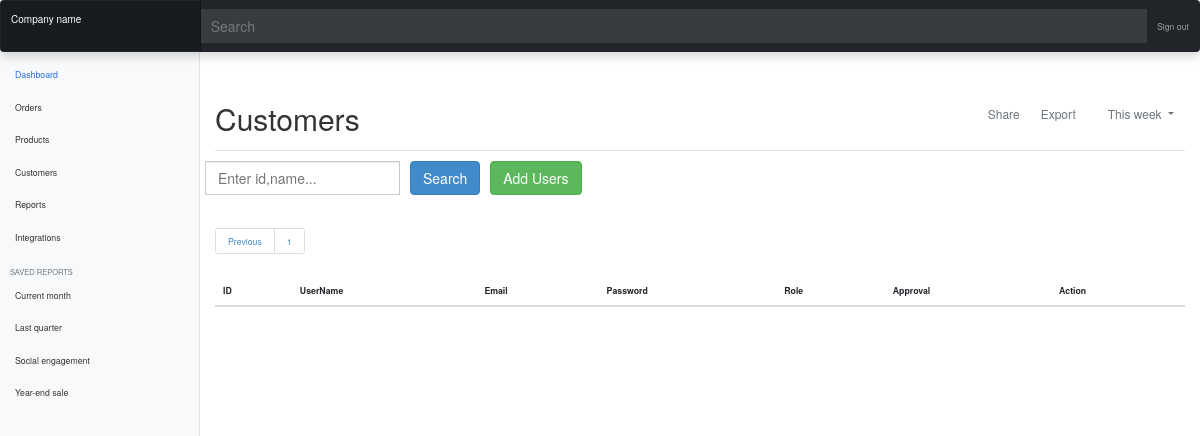
The app's page /customers.php?page=2, older data.
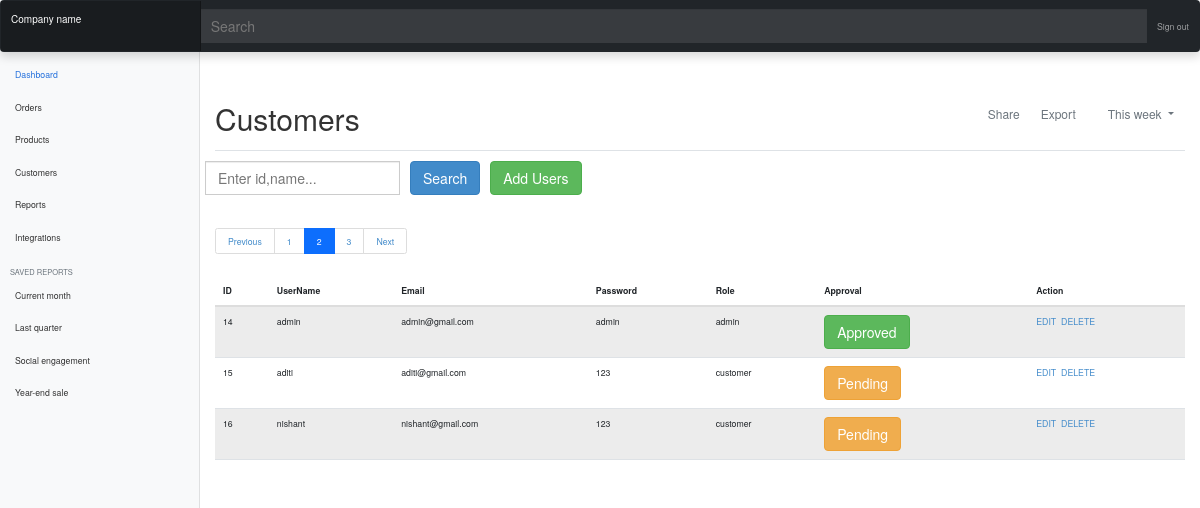
The same page, newer data.
### tables this page shows
CREATE TABLE `users` (
  `id` int NOT NULL,
  `userName` varchar(50) NOT NULL,
  `email` varchar(50) NOT NULL,
  `password` varchar(50) NOT NULL,
  `type` varchar(50) NOT NULL,
  `approved` varchar(50) NOT NULL
);

### classes/DB.php (called while the page is built, shortened)
<?php
class DB
{
    public static $instance;
    public static function getInstance()
    {
        if (!isset(self::$instance)) {
            try {
                self::$instance = new PDO("mysql:host=" . DBHOST . ";dbname=" . DBNAME, DBUSER, DBPASS);
                self::$instance->setAttribute(PDO::ATTR_ERRMODE, PDO::ERRMODE_EXCEPTION);
                return self::$instance;
            } catch (PDOException $e) {
                return $e->getMessage();
            }
        }
        return self::$instance;
    }
}

### classes/User.php (the view, shortened to what this page needs)
<?php
require "DB.php";
class User extends DB
{
    public static function user_display()
    {
        $sql1 = "select count(*) from users";
        $total_records = DB::getInstance()->query($sql1)->fetchColumn();
        $limit = 3;
        $total_page = ceil($total_records / $limit);
        if(isset($_GET["page"]))
        {
        $current_page = $_GET["page"];
        }
        else{
            $current_page = 1;
        }
        $offset= ($current_page - 1) * $limit;
        $sql = "select * from users LIMIT $offset , $limit";
        $data = DB::getInstance()->query($sql);
        $html = "<br>";
        $btn1= "";
        while ($row = $data->fetch(PDO::FETCH_OBJ)) {
            if ($row->approved == '1')
            {
                $btn1 = "<form action='adminApproval.php' method='get'><input type=hidden name='uid' value='$row->id'><button class='btn btn-success' type='submit' name='btnid' value='$row->approved'>Approved</button> </form>";
            }
            else{
                $btn1 = "<form action='adminApproval.php' method='get'><input type=hidden name='uid' value='$row->id'><button class='btn btn-warning' type='submit' name='btnid' value='$row->approved'>Pending</button> </form>";
            }
            $html.= '<tr><td>'.$row->id.'</td><td>'.$row->userName.'</td><td>'.$row->email.'</td><td>'.$row->password.'</td><td>'.$row->type.'</td><td>'.$btn1.'</td><td><a href = "../editUser.php?id='.$row->id.'">EDIT</a>&nbsp;&nbsp;<a href = "../delete_user.php?id='.$row->id.'">DELETE</a></td>
            </tr>';
        }
        $html .= '<nav aria-label="Page navigation example"><ul class="pagination">';
        if($current_page > 1)
        {
            $html .= '<li class="page-item"><a class="page-link" href="customers.php?page='.($current_page-1).'">Previous</a></li>';
        }
        for($i=1 ; $i<= $total_page; $i++)
        {
            if($i == $current_page)
            {
                $active = "active";
            }
            else
            {
                $active = "";
            }
          $html .='<li class="page-item '.$active.'"><a class="page-link" href="customers.php?page='.$i.'">'.$i.'</a></li>';
        }
        if($current_page < $total_page)
        {
            $html .= '<li class="page-item"><a class="page-link" href="customers.php?page='.($current_page+1).'">Next</a></li>';
        }
        $html .= '</ul> </nav>';
        echo $html;
    }
}

Row changes from the older to the newer data that the page shows:
added users: id "14", userName "admin", email "admin@gmail.com", password "admin", type "admin", $row->approved 1 (drawn)
added users: id "15", userName "aditi", email "aditi@gmail.com", password "123", type "customer", $row->approved 0 (drawn)
added users: id "16", userName "nishant", email "nishant@gmail.com", password "123", type "customer", $row->approved 0 (drawn)
Text that changed along with them:
new list line: "2"
new list line: "3"
text now shown: "Next"
